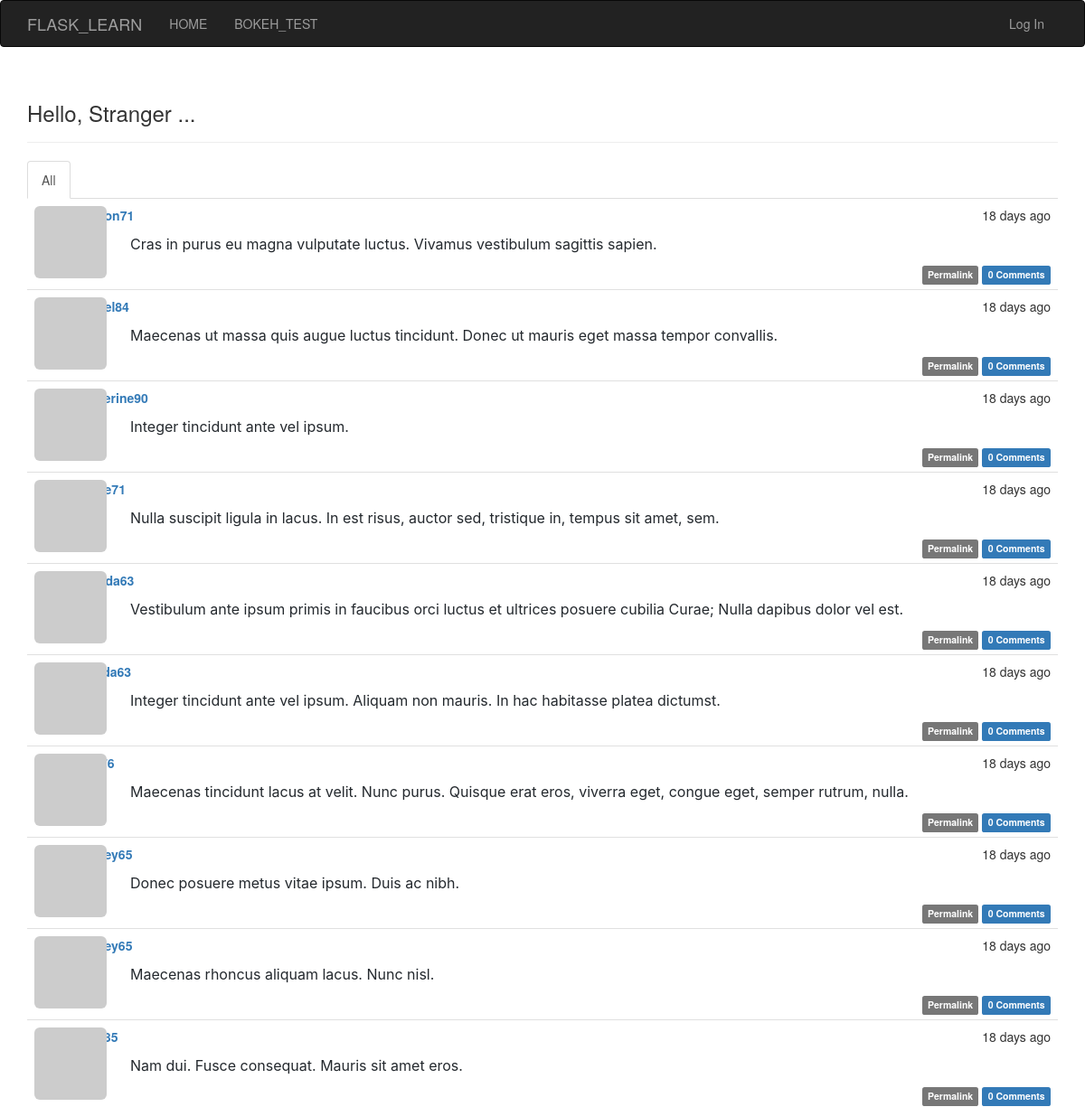
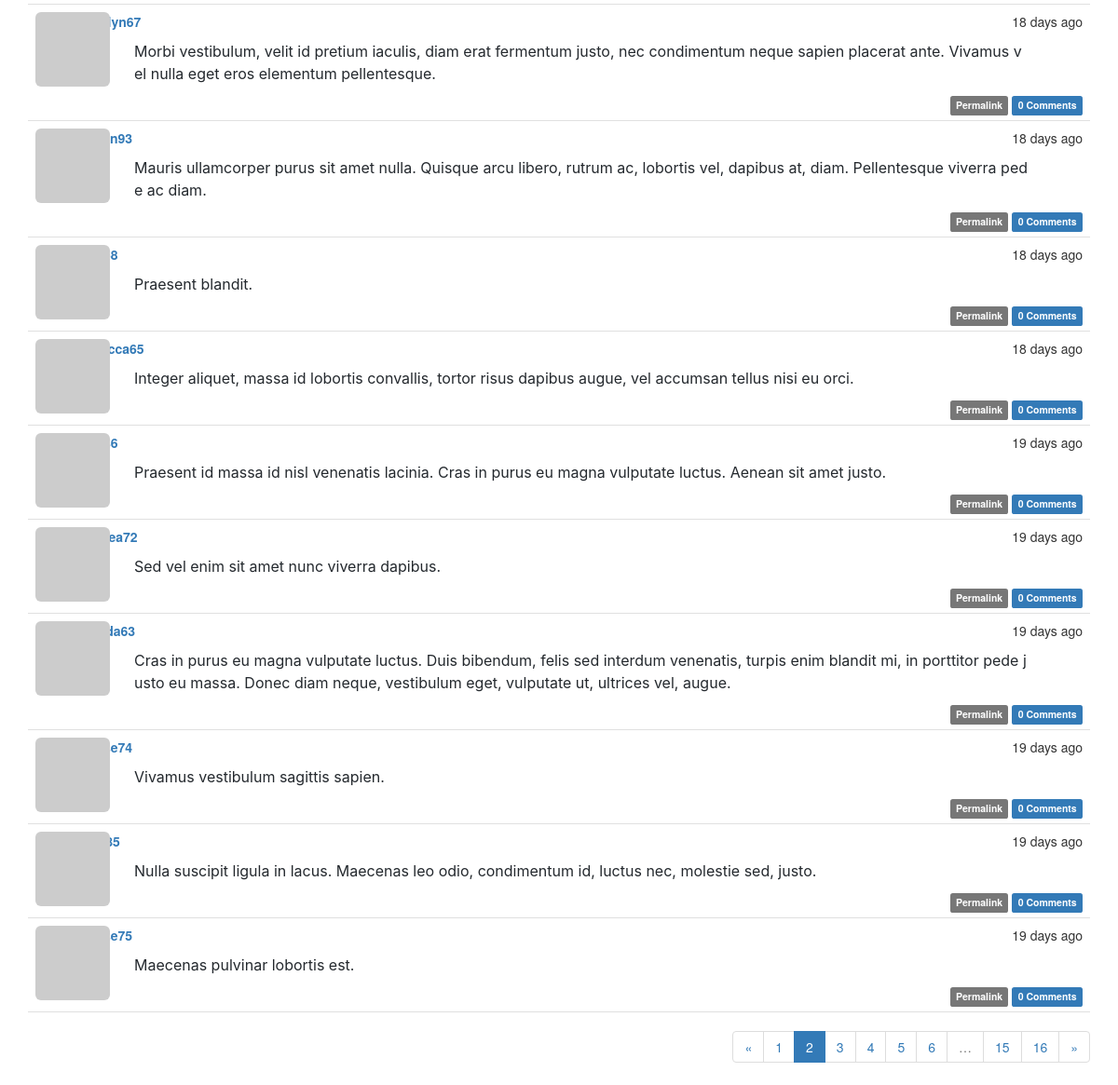
Screenshot of /?page=2 with the database file from the repository (2 pictures, top to bottom).
### app/models.py (models this page shows, shortened)
class Post(db.Model):
    __tablename__ = 'posts'
    id = Column(Integer, primary_key=True)
    body = Column(Text)
    timestamp = Column(DateTime, index=True, default=datetime.utcnow)
    author_id = Column(Integer, ForeignKey('users.id'))
    body_html = Column(Text)
    comments = db.relationship('Comment', backref='post', lazy='dynamic')

class User(db.Model, UserMixin):
    __tablename__ = 'users'
    id = Column(Integer, primary_key=True)
    username = Column(String(64), unique=True, index=True)
    password_hash = Column(String(128))
    email = Column(String(64), unique=True, index=True)
    confirmed = Column(Boolean, default=False)
    name = Column(String(64))
    location = Column(String(64)) # TODO: learn how to store location in web app
    about_me = Column(Text())
    member_since = Column(DateTime(), default=datetime.utcnow)
    last_seen = Column(DateTime(), default=datetime.utcnow)
    avatar_hash = Column(String(32))
    role_id = Column(Integer, ForeignKey('roles.id'))
    posts = db.relationship('Post', backref='author', lazy='dynamic')
    followed = db.relationship('Follow', foreign_keys=[Follow.follower_id],
                            backref=backref('follower', lazy='joined'),
                            lazy='dynamic',
                            cascade='all, delete-orphan')
    followers = db.relationship('Follow', foreign_keys=[Follow.followed_id],
                             backref=backref('followed', lazy='joined'),
                             lazy='dynamic',
                             cascade='all, delete-orphan')
    comments = db.relationship('Comment', backref='author', lazy='dynamic')
    @property
    def password(self):
        raise AttributeError('password is not a readable attribute')
    def gravatar(self, size=100, default='identicon', rating='g'):
        if request.is_secure:
            url = 'https://secure.gravatar.com/avatar'
        else:
            url = 'http://www.gravatar.com/avatar'
        hash = self.avatar_hash or hashlib.md5(
            self.email.encode('utf-8')).hexdigest()
        return '{url}/{hash}?s={size}&d={default}&r={rating}'.format(
            url=url, hash=hash, size=size, default=default, rating=rating
        )

### app/main/views.py (the view)
@main.route('/', methods=['GET', 'POST'])
def index():
    form = PostForm()
    if current_user.can(Permission.WRITE_ARTICLES) and form.validate_on_submit():
        cur_post = Post(body=form.body.data, author=current_user._get_current_object())
        db.session.add(cur_post)
        return redirect(url_for('.index'))
    page = request.args.get('page', 1, type=int)
    show_followed = False
    if current_user.is_authenticated:
        show_followed = bool(request.cookies.get('show_followed', ''))
    if show_followed:
        query = current_user.followed_posts
    else:
        query = Post.query
    pagination = query.order_by(Post.timestamp.desc()).paginate(
        page, per_page=current_app.config['FLASKY_POSTS_PER_PAGE'], error_out=False
    )
    posts = pagination.items
    return render_template('index.html', form=form, posts=posts,
                           show_followed=show_followed, pagination=pagination)

### app/auth/views.py (called while the page is built)
@auth.before_app_request
def before_request():
    if current_user.is_authenticated:
        current_user.ping()
        if not current_user.confirmed \
            and request.endpoint[:5] != 'auth.' and request.endpoint != 'static':
            return redirect(url_for('auth.unconfirmed'))

### app/main/__init__.py (called while the page is built)
@main.context_processor
def inject_permissions():
    return dict(Permission=Permission)

### app/models.py (called while the page is built)
    def can(self, permissions):
        return False

    def is_administrator(self):
        return False

### app/templates/index.html (shortened to what this page needs)
{% extends "base.html" %}
{% import "bootstrap/wtf.html" as wtf %}
{% import "_macros.html" as macros %}
{% block page_content %}
<div class="page-header">
    <h3>
        Hello,
        {% if current_user.is_authenticated %}
            {{ current_user.username }}
        {% else %}
            Stranger
        {% endif %}
        ...
    </h3>
</div>
<div class="post-tabs">
    <ul class="nav nav-tabs">
        <li {% if not show_followed %} class="active" {% endif %}>
            <a href="{{ url_for('main.show_all') }}">All</a>
        </li>
    </ul>
    {% include '_posts.html' %}
</div>
{% if pagination %}
<div class="pagination">
    {{ macros.pagination_widget(pagination, '.index') }}
</div>
{% endif %}
{% endblock %}

### app/templates/_posts.html (shortened to what this page needs)
<ul class="posts">
    {% for post in posts %}
    <li class="post">
        <div class="post-thumbnail">
            <a href="{{ url_for('.user', username=post.author.username) }}">
                <img class="img-rounded profile-thumbnail"
                     src="{{ post.author.gravatar(size=40) }}">
            </a>
        </div>
        <div class="post-content">
            <div class="post-date">{{ moment(post.timestamp).fromNow() }}</div>
            <div class="post-author">
                <a href="{{ url_for('.user', username=post.author.username) }}">
                    {{ post.author.username }}
                </a>
            </div>
            <div class="markdown-body">
                {% if post.body_html %}
                    {{ post.body_html | safe }}
                {% else %}
                    {{ post.body }}
                {% endif %}
            </div>
            <div class="post-footer">
                <a href="{{ url_for('.post', id=post.id) }}">
                    <span class="label label-default">Permalink</span>
                </a>
                <a href="{{ url_for('main.post', id=post.id) }}#comments">
                    <span class="label label-primary">{{ post.comments.count() }} Comments </span>
                </a>
            </div>
        </div>
    </li>
    {% endfor %}
</ul>

### app/static/styles.css (style rules this page uses)
.profile-thumbnail { position: absolute; }
div.post-tabs { margin-top: 16px; }
ul.posts { list-style-type: none; padding: 0px; margin: 16px 0px 0px 0px; border-top: 1px solid #e0e0e0; }
div.post-tabs ul.posts { margin:0px; border-top: none; }
ul.posts li.post { padding: 8px; border-bottom: 1px solid #e0e0e0; }
div.post-date { float: right; }
div.post-author { font-weight: bold; }
div.post-thumbnail { position: absolute; }
div.post-content { margin-left: 48px; min-height: 40px; word-wrap:break-word; word-break:break-all; }
div.post-footer { text-align: right; }
div.pagination { width: 100%; text-align: right; padding: 0px; margin: 0px; }

### app/static/markdown_style.css (style rules this page uses)
.markdown-body { -ms-text-size-adjust: 100%; -webkit-text-size-adjust: 100%; line-height: 1.5; color: #24292e; font-family: -apple-system, BlinkMacSystemFont, "Segoe UI", Helvetica, Arial, sans-serif, "Apple Color Emoji", "Segoe UI Emoji", "Segoe UI Symbol"; font-size: 16px; line-height: 1.5; word-wrap: break-word; }
.markdown-body::before { display: table; content: ""; }
.markdown-body::after { display: table; clear: both; content: ""; }

### app/templates/base.html (style rules this page uses)
.markdown-body { box-sizing: border-box; min-width: 200px; max-width: 980px; margin: 0px auto; padding: 10px; }

### rows the page displays
Post: timestamp "18 days ago", body "Cras in purus eu magna vulputate luctus. Vivamus vestibulum sagittis sapien.", comments.count "0"
Post: timestamp "18 days ago", body "Maecenas ut massa quis augue luctus tincidunt. Donec ut mauris eget massa tempor convallis.", comments.count "0"
Post: timestamp "18 days ago", author.username "katherine90", body "Integer tincidunt ante vel ipsum.", comments.count "0"
Post: timestamp "18 days ago", body "Nulla suscipit ligula in lacus. In est risus, auctor sed, tristique in, tempus sit amet, sem.", comments.count "0"
Post: timestamp "18 days ago", body "Vestibulum ante ipsum primis in faucibus orci luctus et ultrices posuere cubilia Curae; Nulla dapibus dolor vel est.", comments.count "0"
Post: timestamp "18 days ago", body "Integer tincidunt ante vel ipsum. Aliquam non mauris. In hac habitasse platea dictumst.", comments.count "0"
Post: timestamp "18 days ago", body "Maecenas tincidunt lacus at velit. Nunc purus. Quisque erat eros, viverra eget, congue eget, semper rutrum, nulla.", comments.count "0"
Post: timestamp "18 days ago", body "Donec posuere metus vitae ipsum. Duis ac nibh.", comments.count "0"
Post: timestamp "18 days ago", body "Maecenas rhoncus aliquam lacus. Nunc nisl.", comments.count "0"
Post: timestamp "18 days ago", body "Nam dui. Fusce consequat. Mauris sit amet eros.", comments.count "0"
Post: timestamp "18 days ago", author.username "marilyn67", body "Morbi vestibulum, velit id pretium iaculis, diam erat fermentum justo, nec condimentum neque sapien placerat ante. Vivamus vel nulla eget eros elementum pellentesque.", comments.count "0"
Post: timestamp "18 days ago", body "Mauris ullamcorper purus sit amet nulla. Quisque arcu libero, rutrum ac, lobortis vel, dapibus at, diam. Pellentesque viverra pede ac diam.", comments.count "0"
Post: timestamp "18 days ago", body "Praesent blandit.", comments.count "0"
Post: timestamp "18 days ago", author.username "rebecca65", body "Integer aliquet, massa id lobortis convallis, tortor risus dapibus augue, vel accumsan tellus nisi eu orci.", comments.count "0"
Post: timestamp "19 days ago", body "Praesent id massa id nisl venenatis lacinia. Cras in purus eu magna vulputate luctus. Aenean sit amet justo.", comments.count "0"
Post: timestamp "19 days ago", body "Sed vel enim sit amet nunc viverra dapibus.", comments.count "0"
Post: timestamp "19 days ago", body "Cras in purus eu magna vulputate luctus. Duis bibendum, felis sed interdum venenatis, turpis enim blandit mi, in porttitor pede justo eu massa. Donec diam neque, vestibulum eget, vulputate ut, ultrices vel, augue.", comments.count "0"
Post: timestamp "19 days ago", body "Vivamus vestibulum sagittis sapien.", comments.count "0"
Post: timestamp "19 days ago", body "Nulla suscipit ligula in lacus. Maecenas leo odio, condimentum id, luctus nec, molestie sed, justo.", comments.count "0"
Post: timestamp "19 days ago", body "Maecenas pulvinar lobortis est.", comments.count "0"

### other values shown
{{ p }} "1" "3" "4" "5" "6" "15" "16"
{{ p }} "2"
